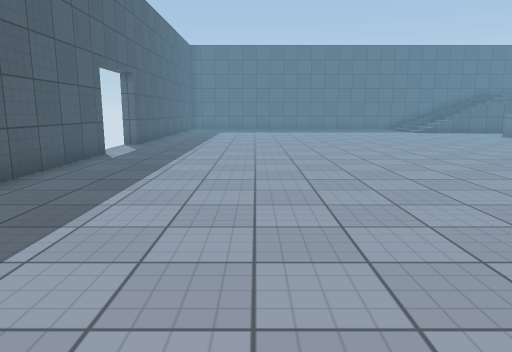
View 1 (above)

18 first-person views from a walk through a 3-D level made in the Unity game engine. The camera is 1.3 m above the floor, tilts 10° down and sees 70° across. The floor is counted in squares, 1 m on a side. Each view is taken from the middle of a square. On the plan, view 1 faces up. The plan holds only what a view shows up to about 15 squares ahead; the rest is blank. The place goes on beyond the plan. The player character is not drawn. Surface patterns are stand-ins for the level's own textures.

View 2
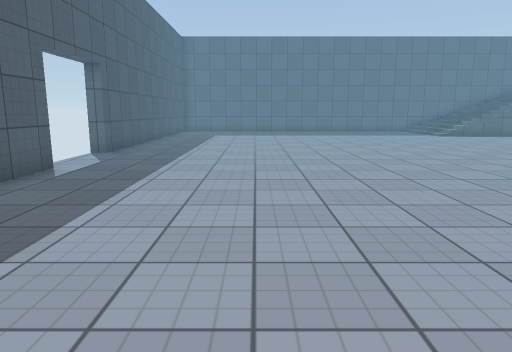

View 3
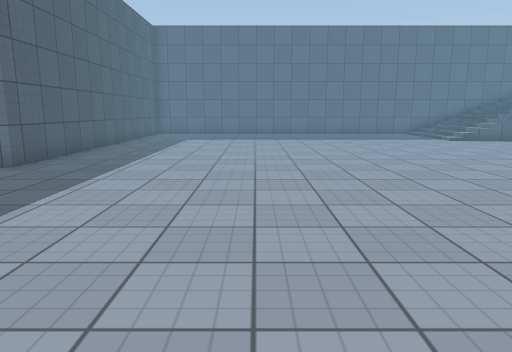

View 4
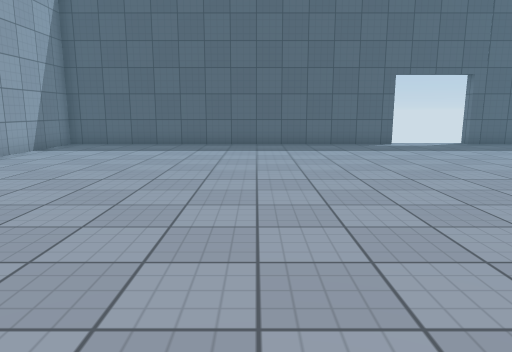

View 5
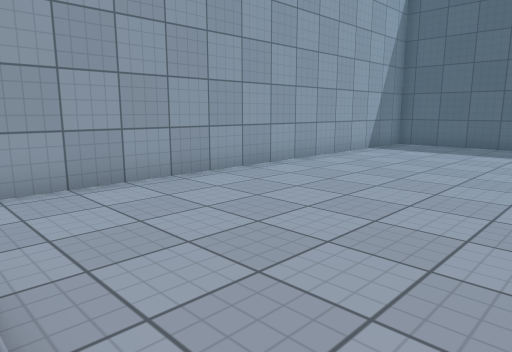

View 6
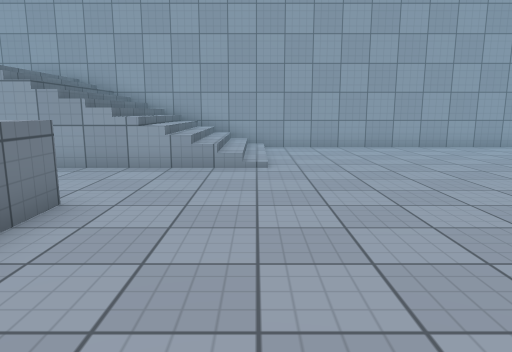

View 7
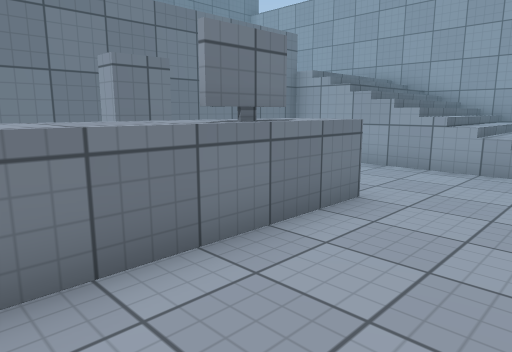

View 8
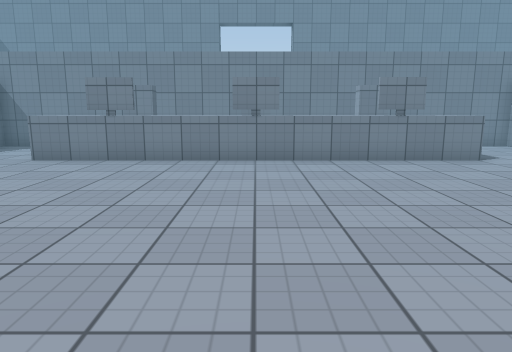

View 9
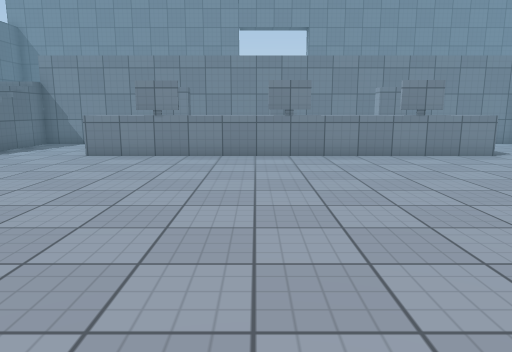

View 10
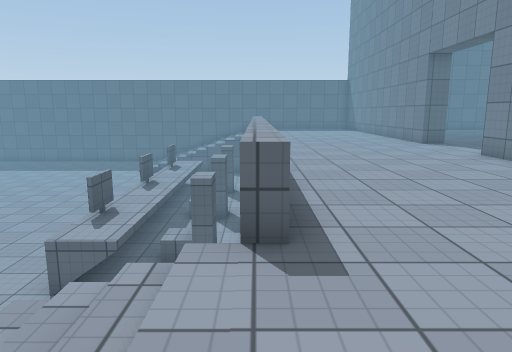

View 11
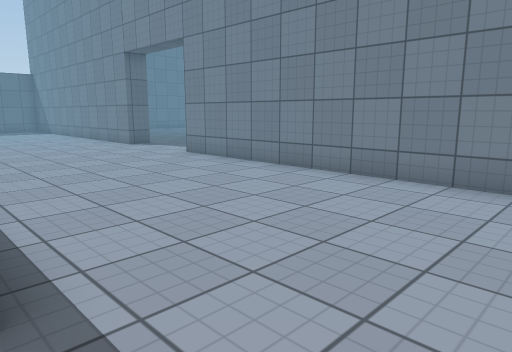

View 12
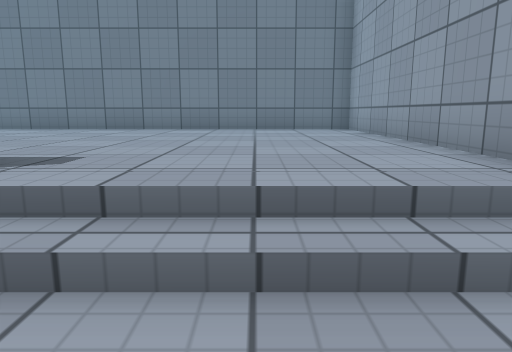

View 13
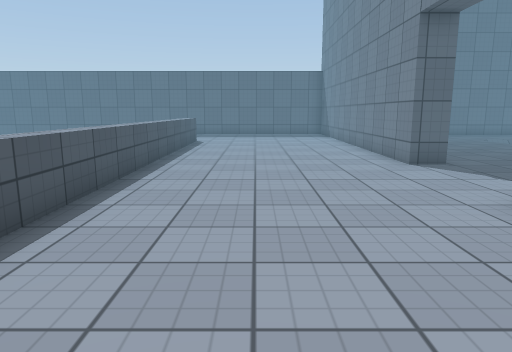

View 14
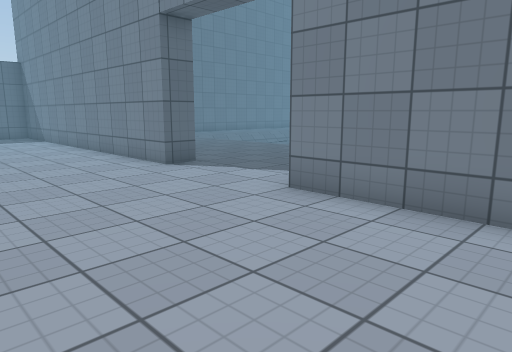

View 15
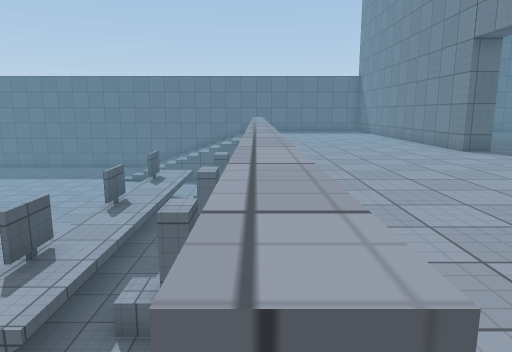

View 16
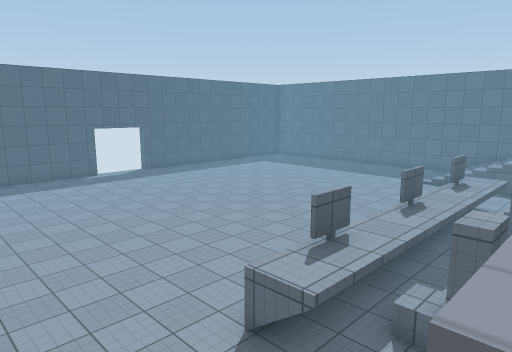

View 17
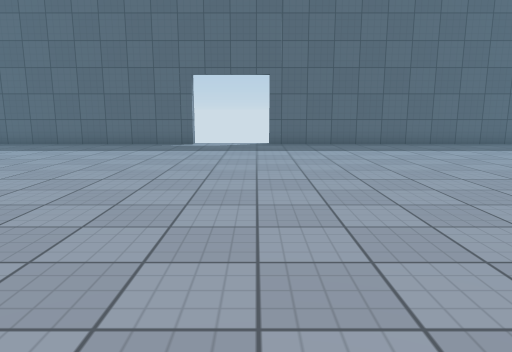

View 18
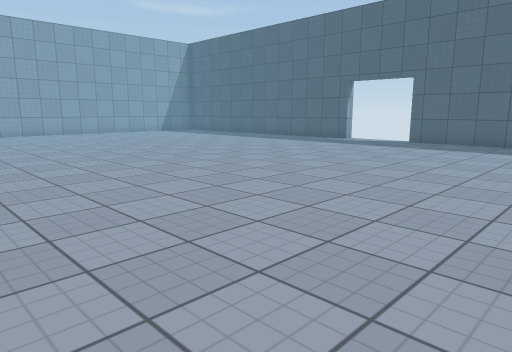

### Floor plan
Key: @ floor where view 1 was taken; # wall or solid block; x gap in a wall; . main floor; : floor 2.5 m higher than the main floor; / step, stairs or slope; ^ raised ledge; v drop or lower ground.
Columns run from 5 left of view 1 to 30 right of it. Each row starts with its distance up from view 1.
 21 #.....................^::::::#   :::
 20 #.................... ^::::::#   :::
 19 #.................^^  ^::::::#  :::
 18 #.................^^  ^::::::# ::::
 17 #.................#^^x^::::::# :::::
 16 #.................^^  ^::::::# :::::
 15 #.................^^ .^::::::##::::
 14 ..................^^ .^:::::::::::
 13 ..................#^vv^:::::::::
 12 ..................^^..^::::::::
 11 #.................^^..^::::::#
 10 #.................^^..^::::::#
  9 #.................#^^x^::::::#
  8 #.................^^. ^::::::#
  7 #.................^^  ^::::::#
  6 #...................  ^::::::#
  5 #.....................^::::::#
  4 #.....................^::::::#
  3 #..............///////:::::::#
  2 #..............///////:::::::#
  1 #..............///////:::::::#
  0 #....@.........///////:::::::#
 -1 #..............///////:::::::#
 -2 ##############################

Positions as (right, up) in squares from view 1, and headings:
1: (0, 0), facing up
2: (0, 3), facing up
3: (1, 6), facing up
4: (10, 6), facing left
5: (10, 5), facing down-left
6: (10, 12), facing down
7: (10, 12), facing down-right
8: (3, 13), facing right
9: (2, 14), facing right
10: (17, 0), facing up
11: (17, 1), facing up-right
12: (14, 1), facing right
13: (20, 6), facing up
14: (19, 7), facing up-right
15: (17, 3), facing up
16: (17, 3), facing up-left
17: (10, 14), facing left
18: (11, 21), facing down-left
